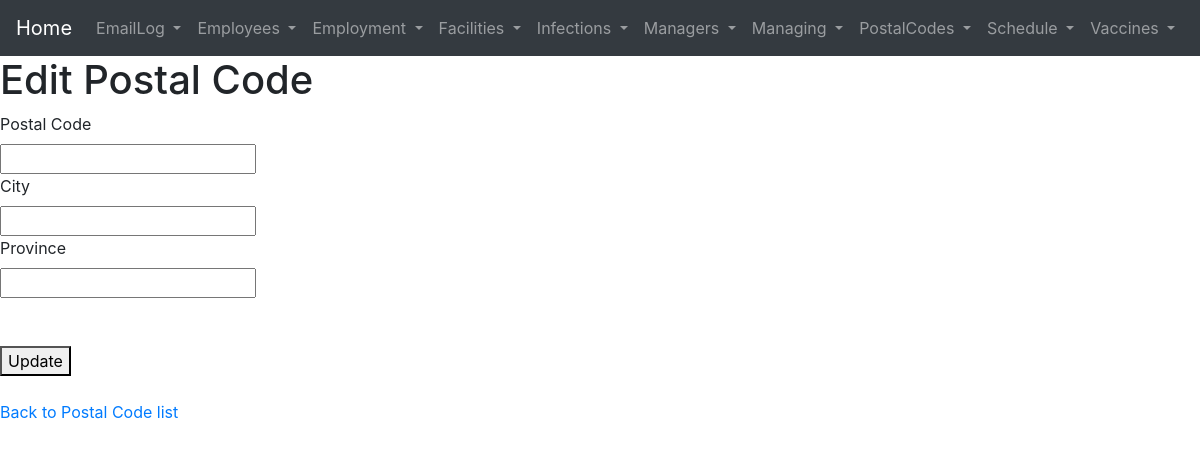
Page /pages/PostalCodes/edit.php?PostalCode=G1B+0A9 on the earlier database version.
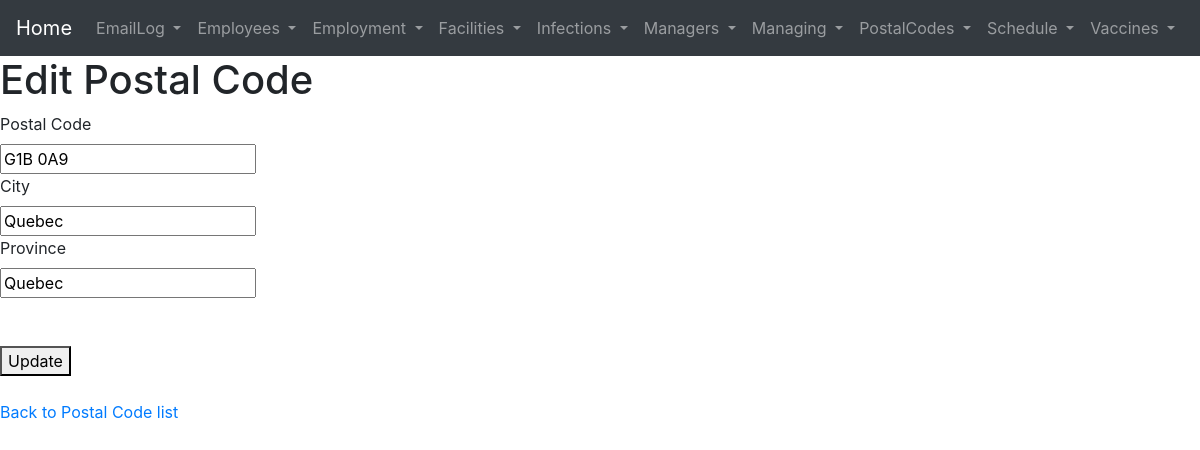
Same page on the later database version.
### tables this page shows
CREATE TABLE PostalCodes (
  PostalCode CHAR(7) PRIMARY KEY,
  City VARCHAR(255),
  Province VARCHAR(255)
);

### pages/PostalCodes/edit.php (the view, shortened to what this page needs)
<?php require_once '../../database.php';
    if (isset($_GET['PostalCode']) && !empty($_GET['PostalCode'])) {
        $PostalCode = urldecode($_GET['PostalCode']);
        $result = $conn->query("SELECT * FROM PostalCodes WHERE PostalCode = '$PostalCode'");
        $row = $result->fetch_assoc();
    }
    include '../header.php';
?>
<!DOCTYPE html>
<html lang="en">
<head>
</head>
<body>
    <h1>Edit Postal Code</h1>
    <form action="./edit.php" method="post">
        <label for="PostalCode">Postal Code</label><br>
        <input type="text" name="PostalCode" id="PostalCode" maxlength="7" readonly="readonly" value="<?php echo urldecode($row["PostalCode"])  ?>" required><br>
        <label for="City">City</label><br>
        <input type="text" name="City" id="City" value="<?php echo $row["City"]  ?>" required><br>
        <label for="Province">Province</label><br>
        <input type="text" name="Province" id="Province" value="<?php echo $row["Province"]  ?>" required><br>
        <br><br>
        <button type="submit">Update</button><br><br>
    </form>
    <a href="./index.php">Back to Postal Code list</a>
</body>
</html>

Differences in the rows shown:
added postalcodes: PostalCode "G1B 0A9", City "Quebec", Province "Quebec"
